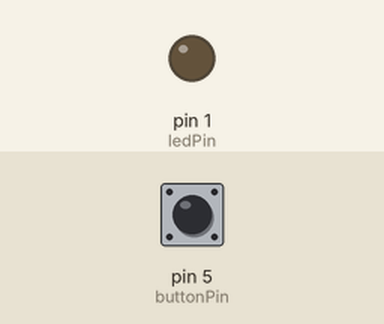
Recording of a sketch running on a simulated Arduino Uno, built with avr-gcc and run on an emulated ATmega328P. On the bench: output pins drawn as LEDs (lit = HIGH). The inputs (shaded band) are chosen by the test bench; at power-on: pin 5 (buttonPin) LOW.

Above: at 1.2 s.
1.3 s: pin 5 (buttonPin) pulled HIGH for 0.15 s
At 1.4 s:
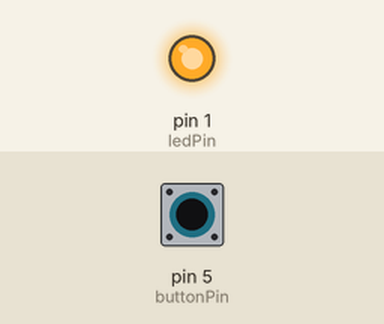
3.0 s: pin 5 (buttonPin) pulled HIGH for 3.2 s
At 6.7 s:
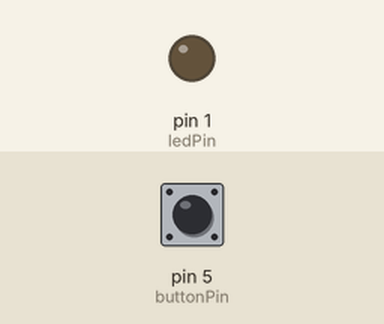
Timing chart, 0 to 8.2 s (numbered marks = the images above; inputs shaded):
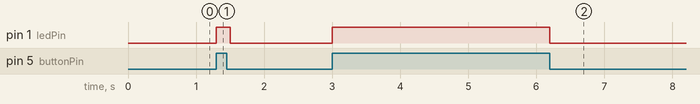

The sketch:

pisca_led_por_botao.ino
```cpp
/*
Descrição: Testa se a placa do Arduino UNO com tecla
*/
int buttonPin = 5;//Atribui o pino digital D5 (GPIO5) à variável buttonPin
int ledPin = 1;// Atribui o pino digital D1 (GPIO1) à variável ledPin
int estadoButton = 0;//Variável responsável por armazenar o estado do botão (ligado/desligado)
void setup(){
    pinMode(ledPin , OUTPUT);//Define ledPin (pino 5) como saída
    pinMode(buttonPin , INPUT);//Define buttonPin (pino 1) como entrada
}
void loop(){
    estadoButton = digitalRead(buttonPin);//Lê o valor de buttonPin e armazena em estadoButton
    if (estadoButton == HIGH) {//Se estadoButton for igual a HIGH ou 1
        digitalWrite(ledPin , HIGH);//Define ledPin como HIGH, ligando o LED
        delay(100);//Intervalo de 100 milissegundos
    }
    else { //Senão = estadoButton for igual a LOW ou 0
        digitalWrite(ledPin, LOW);//Define ledPin como LOW, desligado o LED
    }
}
```

Measured:
- after the input at 1.3 s, pin 1 (ledPin): LOW → HIGH at once, → LOW 0.20 s later
- after the input at 3.0 s, pin 1 (ledPin): LOW → HIGH at once, → LOW 3.2 s later
